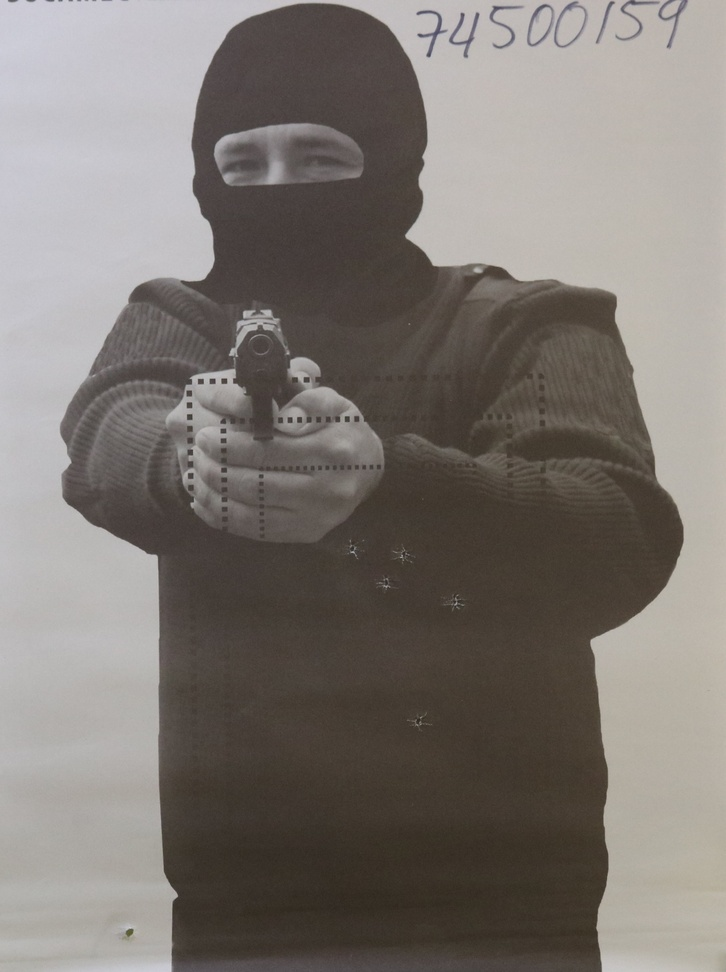
#> input picture images/test040.jpg, 726 x 972 px, shrunk from 2675 x 3581 before the run; its folder holds only this picture in this run
$ python RCD_python2.py   (Python 2 division)
#> lines starting #> are read from the running program, lines starting #| are printed output that depends on the picture; after the words box and inside, x2 and y2 are one past the last pixel; in counts of white or black regions, pixels touching at a corner belong together
from __future__ import division
import cv2
import numpy as np
import random
import math
import time
import os


for filepath in os.listdir('images/'):
    print(filepath)
    file_detected = filepath
    NAME = "images/"+ filepath


    original_image = cv2.imread(NAME,1)
#> original_image is the input picture: shape (972, 726, 3); mean B, G, R 114.5, 119.6, 125.7
    #cv2.imshow('Gray Image',original_image)

    #Gaussian Blurring of Gray Image
    blur_image = cv2.GaussianBlur(original_image,(3,3),0)
    #cv2.imshow('Gaussian Blurred Image',blur_image)

    #Using OpenCV Canny Edge detector to detect edges
    edged_image_one = cv2.Canny(original_image,100,250)
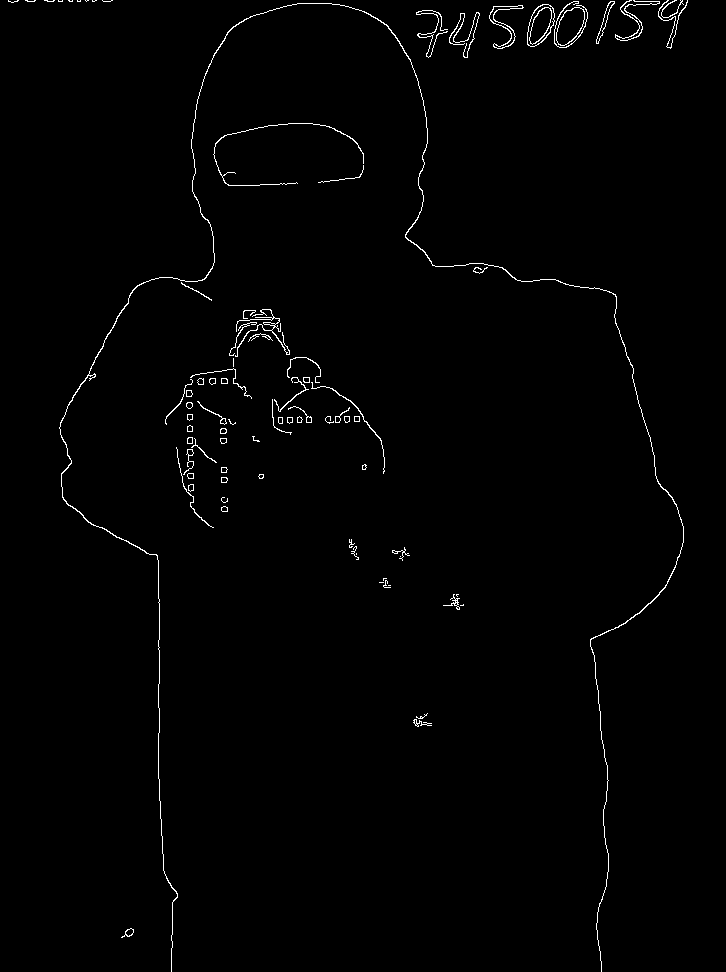
#> edged_image_one: shape (972, 726); 1% white in thin lines or dots
    edged_image_two = cv2.Canny(original_image,100,250)
    #cv2.imshow('Edged Image One', edged_image_one)

    height,width = edged_image_two.shape
#> height = 972; width = 726
    print height,width
#| 972 726
    #finding contours from a image
    contours, hierarchy = cv2.findContours(edged_image_one,cv2.RETR_TREE,cv2.CHAIN_APPROX_SIMPLE)
#> contours = 127 contours, 52 with area under 20; largest, box (x1, y1, x2, y2) and area: (527, 4, 555, 47) 801, (556, 7, 585, 46) 731, (556, 7, 585, 46) 709, (529, 7, 552, 45) 476, (59, 3, 684, 972) 402

    V = np.zeros((height,width))
    V_list = []     #list used to update set of pixels after each 4 pixel iteration
    listV = []      #list to remove all points of true circle from V
    f=0     #failure counter
    Tf=10    #number of failures
    Tmin=60     #minumum number of pixels left in V
    Ta=3       #minimum distance between 2 pixels in V
    Td=1        #distance threshold for 4th pizel
    Tr=50/100   #ratio pixel

    edge_pixels = np.where(edged_image_two == 255)
#> edge_pixels = 7184 positions, rows 0 to 971, columns 8 to 687
    for i in xrange(0,len(edge_pixels[0])):
        x=edge_pixels[0][i]
        y=edge_pixels[1][i]
        V[x][y]=1
#> this loop made 7184 passes
#> (x, y) on passes 1 to 3: (0, 8), (0, 17), (0, 18)
#> V: shape (972, 726) float64; values 0 (black) and 1 (white), 1% white in thin lines or dots


    def main():
        for i in xrange(0,len(contours)):
            f=0
            circle_detected=0
            if(len(contours[i])>10):
                while (f<=Tf):
                    f+=1
                    random_pixels=random.sample(contours[i],4)
                    x1 = random_pixels[0][0][1]
                    y1 = random_pixels[0][0][0]
                    x2 = random_pixels[1][0][1]
                    y2 = random_pixels[1][0][0]
                    x3 = random_pixels[2][0][1]
                    y3 = random_pixels[2][0][0]
                    x4 = random_pixels[3][0][1]
                    y4 = random_pixels[3][0][0]

                    V[x1][y1] = 0
                    V[x2][y2] = 0
                    V[x3][y3] = 0
                    V[x4][y4] = 0

                    colinearity = np.absolute(((x2-x1)*(y3-y1))-((x3-x1)*(y2-y1)))
                    pixel_dist = check_pixel_distance(x1,y1,x2,y2,x3,y3)

                    if(pixel_dist==1 and colinearity!=0):
                        circle_detected=determine_possible_circle(x1,y1,x2,y2,x3,y3,x4,y4,colinearity)
                    if(circle_detected==1):
                        break
#> this loop made 1 pass


    #function to determine possible circle
    def determine_possible_circle(x1,y1,x2,y2,x3,y3,x4,y4,colinearity):
        var1 = x2**2+y2**2 - (x1**2+y1**2)
        var2 = x3**2+y3**2 - (x1**2+y1**2)
        X_center = int(((var1*2*(y3-y1)) - (var2*2*(y2-y1)))/(4*colinearity))
        Y_center = int(((var2*2*(x2-x1)) - (var1*2*(x3-x1)))/(4*colinearity))
        #print X_center,Y_center
        if(X_center>0 and Y_center>0 and X_center<height and Y_center<width):
            radius = int(math.sqrt((x1-X_center)**2 + (y1-Y_center)**2))
            if(radius<32 and radius>20):
                #print radius
                d4 = int(math.sqrt((x4-X_center)**2 + (y4-Y_center)**2))-radius
                if(d4<=Td):
                    cv2.circle(original_image,(Y_center,X_center),radius,(255,0,0),2)
                    return 1
                else:
                    return 0


    #function to determine if points are closer than min threshold Ta
    def check_pixel_distance(x1,y1,x2,y2,x3,y3):
        d1 = math.sqrt(((x2-x1)**2)+((y2-y1)**2))
        d2 = math.sqrt(((x3-x2)**2)+((y3-y2)**2))
        d3 = math.sqrt(((x3-x1)**2)+((y3-y1)**2))

        if(d1>Ta and d2>Ta and d3>Ta):
            return 1
        else:
            return 0


    start_time = time.time()
#> (the run stopped early here; a loop or call above may not have finished)
